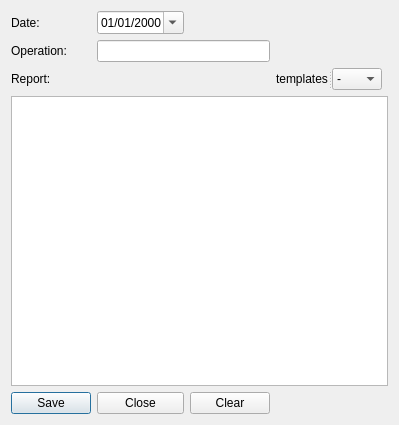
<?xml version="1.0" encoding="UTF-8"?>
<ui version="4.0">
 <class>surgicalNoteEditor</class>
 <widget class="QDialog" name="surgicalNoteEditor">
  <property name="geometry">
   <rect>
    <x>0</x>
    <y>0</y>
    <width>368</width>
    <height>425</height>
   </rect>
  </property>
  <property name="windowTitle">
   <string>Add New Surgical Note</string>
  </property>
  <layout class="QGridLayout" name="gridLayout">
   <item row="0" column="0">
    <widget class="QLabel" name="label">
     <property name="text">
      <string>Date:</string>
     </property>
    </widget>
   </item>
   <item row="0" column="1">
    <widget class="QDateEdit" name="OperationDate">
     <property name="displayFormat">
      <string>dd/MM/yyyy</string>
     </property>
     <property name="calendarPopup">
      <bool>true</bool>
     </property>
    </widget>
   </item>
   <item row="0" column="2" colspan="3">
    <spacer name="horizontalSpacer_2">
     <property name="orientation">
      <enum>Qt::Horizontal</enum>
     </property>
     <property name="sizeHint" stdset="0">
      <size>
       <width>40</width>
       <height>20</height>
      </size>
     </property>
    </spacer>
   </item>
   <item row="1" column="0">
    <widget class="QLabel" name="label_2">
     <property name="text">
      <string>Operation:</string>
     </property>
    </widget>
   </item>
   <item row="1" column="1" colspan="2">
    <widget class="genericLineEdit" name="operation"/>
   </item>
   <item row="2" column="0">
    <widget class="QLabel" name="label_3">
     <property name="text">
      <string>Report:</string>
     </property>
    </widget>
   </item>
   <item row="2" column="1" colspan="2">
    <spacer name="horizontalSpacer">
     <property name="orientation">
      <enum>Qt::Horizontal</enum>
     </property>
     <property name="sizeHint" stdset="0">
      <size>
       <width>163</width>
       <height>17</height>
      </size>
     </property>
    </spacer>
   </item>
   <item row="2" column="3">
    <widget class="QSplitter" name="splitter">
     <property name="sizePolicy">
      <sizepolicy hsizetype="Fixed" vsizetype="Preferred">
       <horstretch>0</horstretch>
       <verstretch>0</verstretch>
      </sizepolicy>
     </property>
     <property name="orientation">
      <enum>Qt::Horizontal</enum>
     </property>
     <widget class="QLabel" name="label_4">
      <property name="text">
       <string>templates</string>
      </property>
     </widget>
     <widget class="QComboBox" name="Templates">
      <item>
       <property name="text">
        <string>-</string>
       </property>
      </item>
      <item>
       <property name="text">
        <string>C/S</string>
       </property>
      </item>
     </widget>
    </widget>
   </item>
   <item row="2" column="4">
    <spacer name="horizontalSpacer_5">
     <property name="orientation">
      <enum>Qt::Horizontal</enum>
     </property>
     <property name="sizeHint" stdset="0">
      <size>
       <width>26</width>
       <height>20</height>
      </size>
     </property>
    </spacer>
   </item>
   <item row="3" column="0" colspan="5">
    <widget class="TextEdit" name="report">
     <property name="font">
      <font>
       <family>Courier New</family>
       <pointsize>12</pointsize>
       <weight>50</weight>
       <bold>false</bold>
      </font>
     </property>
    </widget>
   </item>
   <item row="4" column="0">
    <widget class="QPushButton" name="buttonSave">
     <property name="text">
      <string>Save</string>
     </property>
    </widget>
   </item>
   <item row="4" column="1">
    <widget class="QPushButton" name="buttonClose">
     <property name="text">
      <string>Close</string>
     </property>
    </widget>
   </item>
   <item row="4" column="2">
    <widget class="QPushButton" name="buttonClear">
     <property name="text">
      <string>Clear</string>
     </property>
    </widget>
   </item>
   <item row="4" column="3" colspan="2">
    <spacer name="horizontalSpacer_3">
     <property name="orientation">
      <enum>Qt::Horizontal</enum>
     </property>
     <property name="sizeHint" stdset="0">
      <size>
       <width>40</width>
       <height>20</height>
      </size>
     </property>
    </spacer>
   </item>
   <item row="1" column="3" colspan="2">
    <spacer name="horizontalSpacer_4">
     <property name="orientation">
      <enum>Qt::Horizontal</enum>
     </property>
     <property name="sizeHint" stdset="0">
      <size>
       <width>98</width>
       <height>20</height>
      </size>
     </property>
    </spacer>
   </item>
  </layout>
 </widget>
 <customwidgets>
  <customwidget>
   <class>TextEdit</class>
   <extends>QTextEdit</extends>
   <header>textedit.h</header>
  </customwidget>
  <customwidget>
   <class>genericLineEdit</class>
   <extends>QLineEdit</extends>
   <header>genericlineedit.h</header>
  </customwidget>
 </customwidgets>
 <resources/>
 <connections/>
</ui>
